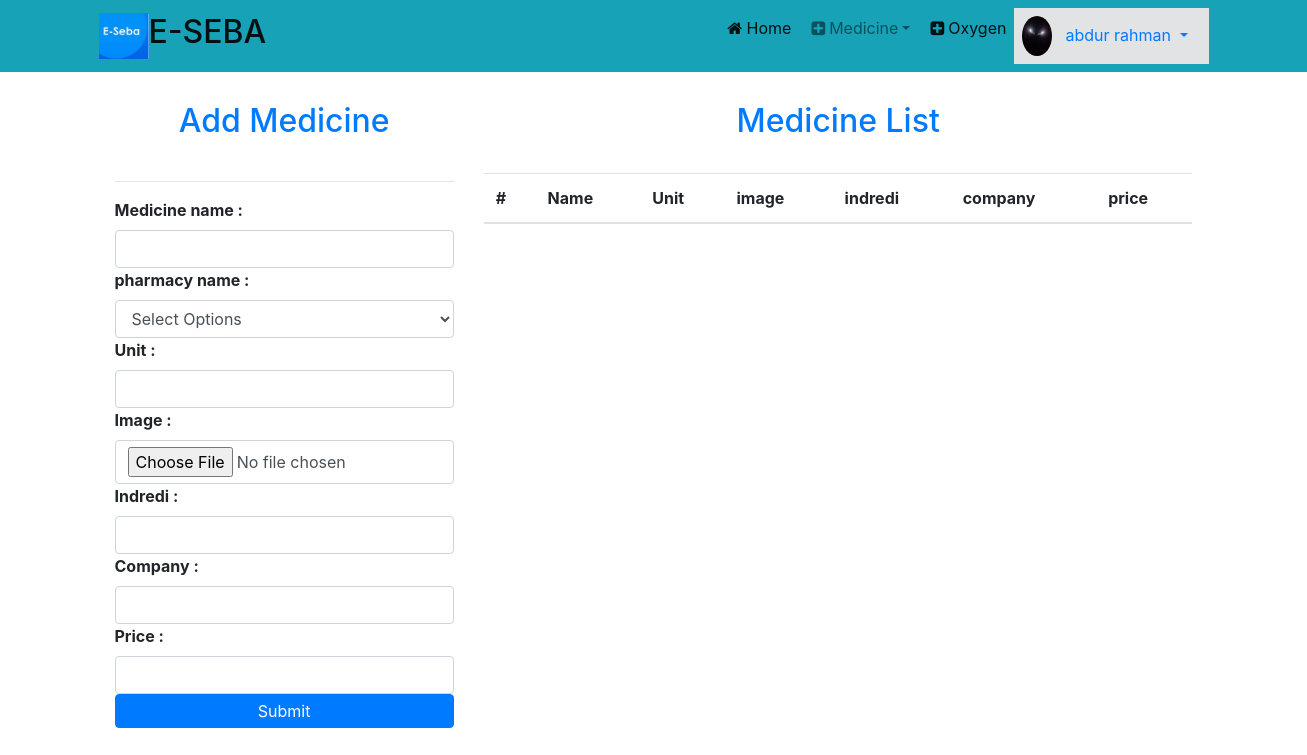
The page /seller/medicine.php?source=add_medicine (signed in) on the database as committed earlier.
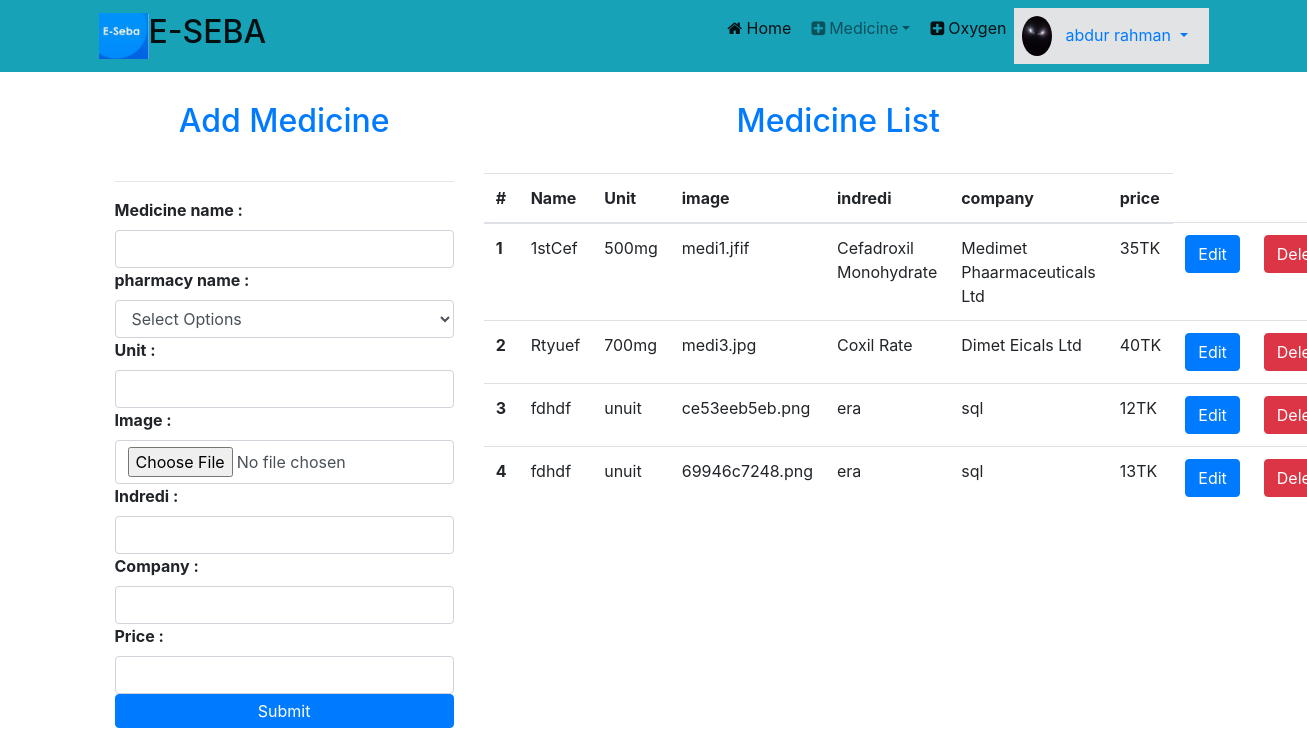
The same page on the database as committed later.
### tables this page shows
CREATE TABLE `medicine` (
  `medi_id` int(11) NOT NULL,
  `name` varchar(200) NOT NULL,
  `unit` varchar(100) NOT NULL,
  `image` varchar(200) NOT NULL,
  `indredi` varchar(200) NOT NULL,
  `company` varchar(200) NOT NULL,
  `price` int(11) NOT NULL,
  `phar_id` int(11) NOT NULL
);

### lib/Database.php (called while the page is built, shortened)
<?php
Class Database{
	public $host   = DB_HOST;
	public $user   = DB_USER;
	public $pass   = DB_PASS;
	public $dbname = DB_NAME;
	public $link;
	private function connectDB(){
	$this->link = new mysqli($this->host, $this->user, $this->pass, $this->dbname);
 }
	public function select($query){
		$result = $this->link->query($query) or die($this->link->error.__LINE__);
		if($result->num_rows > 0){
			return $result;
		} else {
			return false;
		}
	}
}

### classes/Medicine.php (called while the page is built, shortened)
<?php
 $filepath = realpath(dirname(__FILE__));
 include_once ($filepath.'/../lib/Database.php');
class Medicine
{
	private $db;
	function __construct(){
		$this->db = new Database();
	}
	function getMedicineBySellerId($sellerid){
		$sql ="SELECT * FROM `medicine` JOIN pharmacy ON medicine.phar_id=pharmacy.phar_id WHERE pharmacy.seller_id='{$sellerid}'";
		$fetchAll = $this->db->select($sql);
		return $fetchAll;
	}
}

### seller/layout/add_medicine.php (the view, shortened to what this page needs)
<section class="container-fluid container">
	<div class="row p-3">
		<div class="col-md-4">
			<h2 class="text-center text-primary p-4"> Add Medicine</h2>
			<hr>
			<div>
				<form class="d-flex flex-column" action="" method="post" enctype="multipart/form-data">
					<div>
						<label><b>Medicine name :</b></label>
						<input class="form-control" type="text" name="medicine" />
					</div>
					<div>
						<label><b>pharmacy name :</b></label>
						<select class="form-control" name="pharmacy">
							<option value="">Select Options</option>
    					</select>
					</div>
					<div>
						<label><b>Unit :</b></label>
						<input class="form-control" type="text" name="unit" />
					</div>
					<div>
						<label><b>Image :</b></label>
						<input class="form-control" type="file" name="image" />
					</div>
					<div>
						<label><b>Indredi :</b></label>
						<input class="form-control" type="text" name="indredi" />
					</div>
					<div>
						<label><b>Company :</b></label>
						<input class="form-control" type="text" name="company" />
					</div>
					<div>
						<label><b>Price :</b></label>
						<input class="form-control" type="text" name="price" />
					</div>
					<button type="submit" name="addpharmacy" class="btn btn-primary p-1">Submit</button>
				</form>
			</div>
		</div>
		<div class="col-md-8">
			<h2 class="text-center text-primary p-4">Medicine List</h2>
			<table class="table">
				<thead>
					<tr>
					  <th scope="col">#</th>
					  <th scope="col">Name</th>
					  <th scope="col">Unit</th>
					  <th scope="col">image</th>
					  <th scope="col">indredi</th>
					  <th scope="col">company</th>
					  <th scope="col">price</th>
					</tr>
				</thead>
			  	<tbody>
			  	<?php
					$result = $Medicine->getMedicineBySellerId($_SESSION['sellerId']);
					if($result){
						$i = 0;
						while($value = $result->fetch_assoc()){
							$i++;
				?>
				    <tr>
				      <th scope="row"><?php echo $i; ?></th>
				      <td><?php echo $value['name']; ?></td>
				      <td><?php echo $value['unit']; ?></td>
				      <td><?php echo $value['image']; ?></td>
				      <td><?php echo $value['indredi']; ?></td>
				      <td><?php echo $value['company']; ?></td>
				      <td><?php echo $value['price']; ?>TK</td>
				      <td><a href="?source=edit_pharmacy&phar_id=<?php echo $value['medi_id']; ?>" class="btn btn-primary">Edit</a></td>
				      <td><a href="?delete_medicine=<?php echo $value['medi_id']; ?>" class="btn btn-danger">Delete</a></td>
				    </tr>
				<?php }} ?>
			  	</tbody>
			</table>
		</div>
	</div>
</section>

Rows that differ between the two databases and show on the page:
now on this page (row unchanged): medicine: name "1stCef", unit "500mg", image "medi1.jfif", indredi "Cefadroxil Monohydrate", company "Medimet Phaarmaceuticals Ltd", price "35"
now on this page (row unchanged): medicine: name "Rtyuef", unit "700mg", image "medi3.jpg", indredi "Coxil Rate", company "Dimet Eicals Ltd", price "40"
added medicine: name "fdhdf", unit "unuit", image "ce53eeb5eb.png", indredi "era", company "sql", price "12"
added medicine: name "fdhdf", unit "unuit", image "69946c7248.png", indredi "era", company "sql", price "13"
